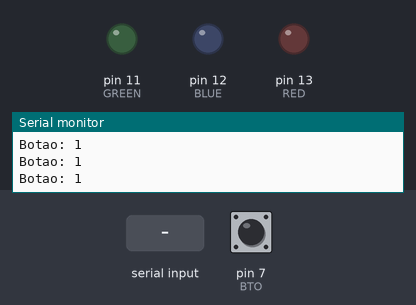
The sketch below on a simulated Arduino Uno, built with avr-gcc and run on an emulated ATmega328P. Parts: output pins drawn as LEDs (lit = HIGH), the last lines printed to the serial monitor. The test bench sets the inputs (shaded band); at power-on: pin 7 (BTO) HIGH.

Above: at 1.2 s.
1.3 s: "R" received over Serial
At 2.8 s:
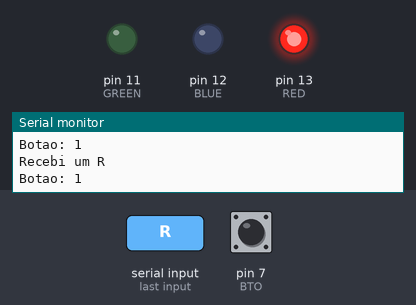
4.0 s: "G" received over Serial
At 6.0 s:
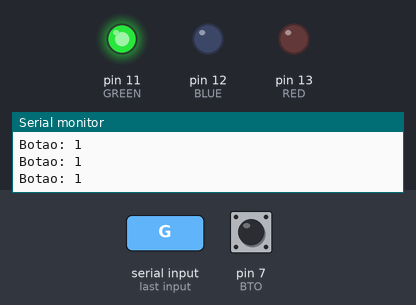
6.5 s: "B" received over Serial
At 7.9 s:
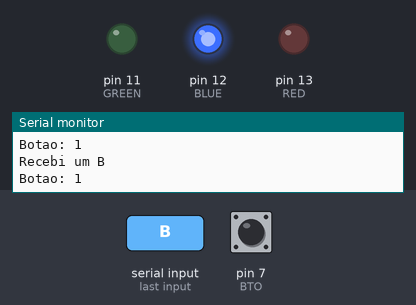
10.5 s: pin 7 (BTO) pulled LOW for 0.15 s
At 11.5 s:
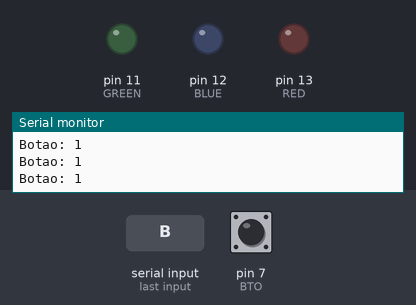
Timing chart, 0 to 13.1 s (numbered marks = the images above; inputs shaded):
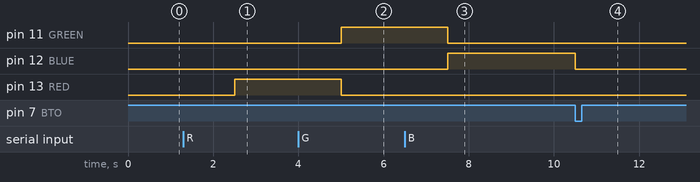

The sketch:

usartLuzPin.ino
```cpp
#define RED 13
#define BLUE 12
#define GREEN 11
#define BTO 7

char serialRX = 0;

void setup() {

  Serial.begin(9600);

  pinMode(RED, OUTPUT);
  pinMode(BLUE, OUTPUT);
  pinMode(GREEN, OUTPUT);
  pinMode(BTO, INPUT_PULLUP);

}


void loop() {

  if (Serial.available() > 0) {
    Serial.print("Recebi um ");
    serialRX = Serial.read();
    Serial.println(serialRX);
    delay(1000);
  }

  switch(serialRX){

    case 'R':
      digitalWrite(RED,HIGH);
      digitalWrite(BLUE,LOW);
      digitalWrite(GREEN,LOW);
      serialRX = 0;
      break;
    case 'G':
      digitalWrite(RED,LOW);
      digitalWrite(BLUE,LOW);
      digitalWrite(GREEN,HIGH);
      serialRX = 0;
      break;
    case 'B':
      digitalWrite(RED,LOW);
      digitalWrite(BLUE,HIGH);
      digitalWrite(GREEN,LOW);
      serialRX = 0;
      break;
    case 0:
      Serial.print("Botao: ");
      Serial.println(digitalRead(BTO));
      break;
    default:
      Serial.println("Comando não reconhecido.");
      Serial.println("Digite R, G ou B");
      serialRX = 0;
      delay(1000);
      break;
  }

  if(!digitalRead(BTO)){
    digitalWrite(RED,LOW);
    digitalWrite(BLUE,LOW);
    digitalWrite(GREEN,LOW);
  }

  delay(250);

}
```

Measured:
- after the input at 1.3 s, pin 13 (RED): LOW → HIGH after 1.2 s
- after the input at 4.0 s, pin 11 (GREEN): LOW → HIGH after 1.0 s; pin 13 (RED): HIGH → LOW after 1.0 s
- after the input at 6.5 s, pin 11 (GREEN): HIGH → LOW after 1.0 s; pin 12 (BLUE): LOW → HIGH after 1.0 s
- after the input at 10.5 s, pin 12 (BLUE): HIGH → LOW at once
